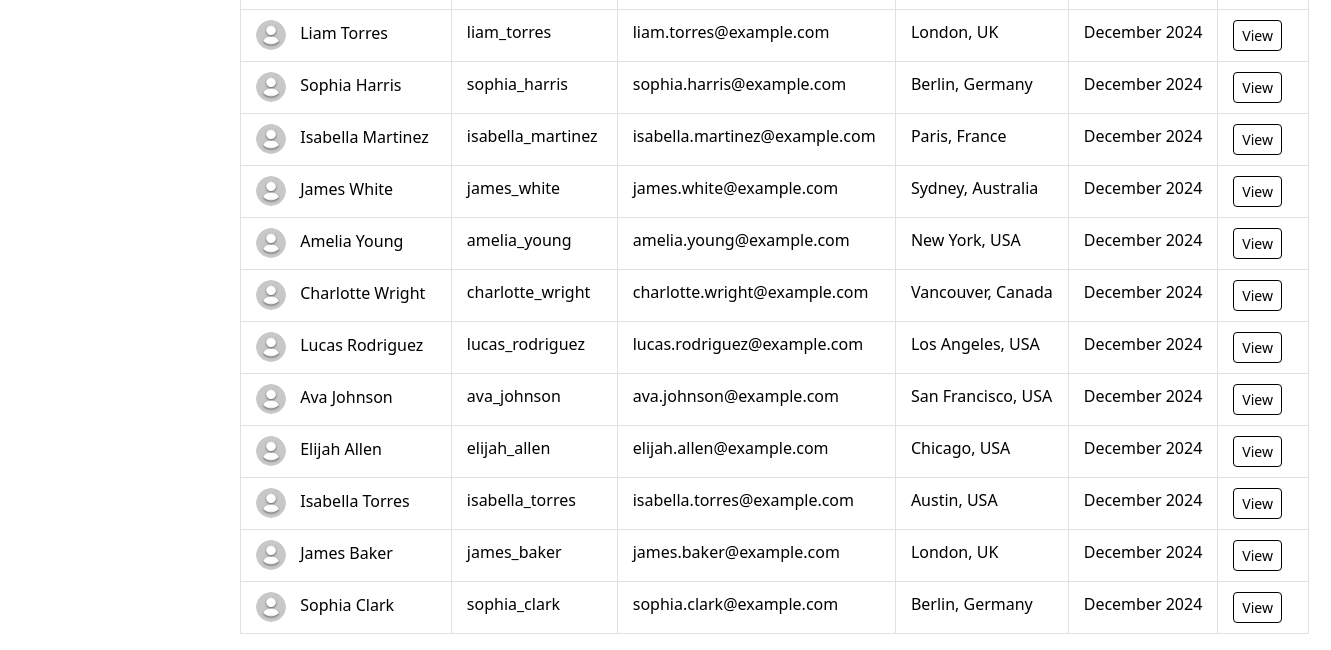
The page /admin_users.php (signed in, lower part) on the database as committed earlier.
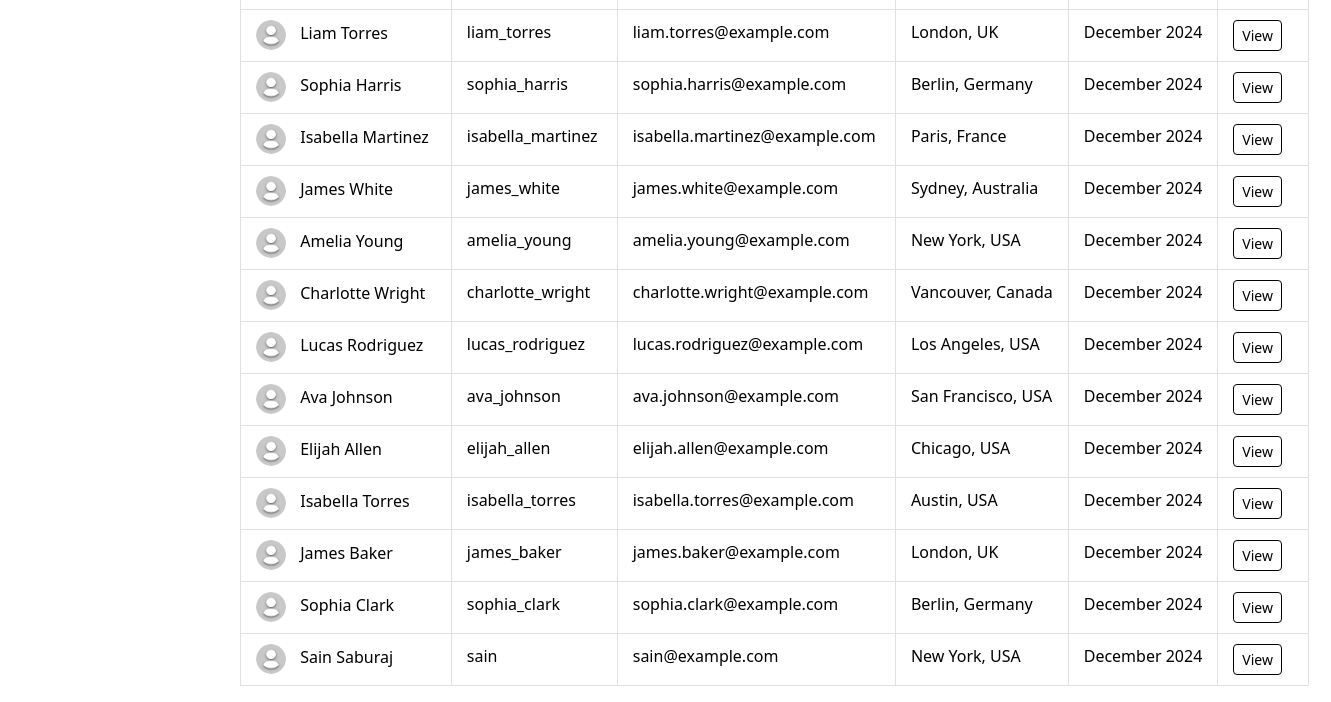
The same page on the database as committed later.
### tables this page shows
CREATE TABLE `users` (
  `id` bigint(20) NOT NULL,
  `name` varchar(100) DEFAULT NULL,
  `username` varchar(191) DEFAULT NULL,
  `email` varchar(191) DEFAULT NULL,
  `password` varchar(255) DEFAULT NULL,
  `bio` text DEFAULT NULL,
  `profile_picture` varchar(255) DEFAULT 'default.png',
  `location` varchar(255) DEFAULT NULL,
  `created_at` timestamp NOT NULL DEFAULT current_timestamp()
);

### admin_users.php (the view, shortened to what this page needs)
<?php
include 'dbconfig.php';
$sql = "SELECT * FROM users";
$result = $conn->query($sql);
?>
<!DOCTYPE html>
<html lang="en">
<head>
    <link rel="stylesheet" href="node_modules/bootstrap/dist/css/bootstrap.min.css">
    <link rel="stylesheet" href="library-files/fontawesome/css/all.min.css">
    <link rel="stylesheet" href="assets/css/me.css">
</head>
<body>
    <div class="container-fluid d-flex admin-2divs">
        <div class="content table-main" id="mainContent">
            <div class="container my-5 table-contain">
                <div class="table-container" id="tableContainer">
                    <table class="table table-bordered table-hover admin-table">
                        <tbody>
                        <?php
                        if ($result->num_rows > 0) {
                            while ($row = $result->fetch_assoc()) {
                                $profile_picture = !empty($row['profile_picture']) && file_exists("profile_picture/{$row['profile_picture']}")
                                    ? $row['profile_picture']
                                    : 'profile_picture/default.png';
                                echo "<tr>";
                                echo "<td><img src='profile_picture/$profile_picture' alt='User DP' class='user-img'> {$row['name']}</td>";
                                echo "<td>{$row['username']}</td>";
                                echo "<td>{$row['email']}</td>";
                                echo "<td>{$row['location']}</td>";
                                echo "<td>" . date('F Y', strtotime($row['created_at'])) . "</td>";
                                echo "<td>
                                        <a href='admin_user_view.php?username={$row['username']}' class='btn mybtn-outline btn-sm'>View</a>
                                    </td>";
                                echo "</tr>";
                            }
                        } else {
                            echo "<tr><td colspan='6' class='text-center'>No users found</td></tr>";
                        }
                        ?>
                        </tbody>
                    </table>
                </div>
            </div>
        </div>
    </div>
</body>
</html>

Rows that differ between the two databases and show on the page:
added users: profile_picture (placeholder picture), name "Sain Saburaj", username "sain", email "sain@example.com", location "New York, USA", created_at "December 2024"
